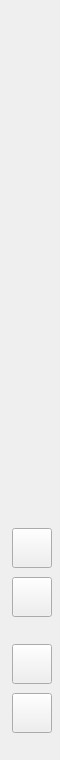
     <widget class="QWidget" name="widget" native="true">
      <property name="enabled">
       <bool>true</bool>
      </property>
      <property name="minimumSize">
       <size>
        <width>60</width>
        <height>0</height>
       </size>
      </property>
      <property name="maximumSize">
       <size>
        <width>60</width>
        <height>16777215</height>
       </size>
      </property>
      <property name="styleSheet">
       <string notr="true">background-image: url(:/symbols/symbols/Large_Flagstone_B_05.jpg);</string>
      </property>
      <layout class="QHBoxLayout" name="horizontalLayout_2">
       <property name="spacing">
        <number>0</number>
       </property>
       <property name="leftMargin">
        <number>0</number>
       </property>
       <property name="topMargin">
        <number>0</number>
       </property>
       <property name="rightMargin">
        <number>0</number>
       </property>
       <property name="bottomMargin">
        <number>0</number>
       </property>
       <item>
        <layout class="QVBoxLayout" name="verticalLayout_4">
         <property name="spacing">
          <number>9</number>
         </property>
         <property name="leftMargin">
          <number>10</number>
         </property>
         <property name="bottomMargin">
          <number>9</number>
         </property>
         <item>
          <spacer name="verticalSpacer">
           <property name="orientation">
            <enum>Qt::Vertical</enum>
           </property>
           <property name="sizeHint" stdset="0">
            <size>
             <width>46</width>
             <height>528</height>
            </size>
           </property>
          </spacer>
         </item>
         <item>
          <widget class="QPushButton" name="Btn_Music_play_clothed">
           <property name="minimumSize">
            <size>
             <width>40</width>
             <height>40</height>
            </size>
           </property>
           <property name="maximumSize">
            <size>
             <width>40</width>
             <height>40</height>
            </size>
           </property>
           <property name="cursor">
            <cursorShape>PointingHandCursor</cursorShape>
           </property>
           <property name="styleSheet">
            <string notr="true">border-image: url(:/symbols/symbols/buttons_normal_3.png);
</string>
           </property>
           <property name="icon">
            <iconset resource="full_project/qrc_files/resources.qrc">
             <normaloff>:/symbols/symbols/icons8-воспроизведение-100.png</normaloff>:/symbols/symbols/icons8-воспроизведение-100.png</iconset>
           </property>
           <property name="iconSize">
            <size>
             <width>30</width>
             <height>30</height>
            </size>
           </property>
           <property name="checkable">
            <bool>false</bool>
           </property>
          </widget>
         </item>
         <item>
          <widget class="QPushButton" name="btn_Music_Pause_clothed">
           <property name="minimumSize">
            <size>
             <width>40</width>
             <height>40</height>
            </size>
           </property>
           <property name="maximumSize">
            <size>
             <width>40</width>
             <height>40</height>
            </size>
           </property>
           <property name="cursor">
            <cursorShape>PointingHandCursor</cursorShape>
           </property>
           <property name="styleSheet">
            <string notr="true">border-image: url(:/symbols/symbols/buttons_normal_3.png);</string>
           </property>
           <property name="text">
            <string/>
           </property>
           <property name="icon">
            <iconset resource="full_project/qrc_files/resources.qrc">
             <normaloff>:/symbols/symbols/icons8-пауза-100.png</normaloff>:/symbols/symbols/icons8-пауза-100.png</iconset>
           </property>
           <property name="iconSize">
            <size>
             <width>30</width>
             <height>30</height>
            </size>
           </property>
           <property name="checkable">
            <bool>false</bool>
           </property>
          </widget>
         </item>
         <item>
          <spacer name="verticalSpacer_2">
           <property name="orientation">
            <enum>Qt::Vertical</enum>
           </property>
           <property name="sizeType">
            <enum>QSizePolicy::Fixed</enum>
           </property>
           <property name="sizeHint" stdset="0">
            <size>
             <width>46</width>
             <height>18</height>
            </size>
           </property>
          </spacer>
         </item>
         <item>
          <widget class="QPushButton" name="btn_Sound_play_clothed">
           <property name="minimumSize">
            <size>
             <width>40</width>
             <height>40</height>
            </size>
           </property>
           <property name="maximumSize">
            <size>
             <width>40</width>
             <height>40</height>
            </size>
           </property>
           <property name="cursor">
            <cursorShape>PointingHandCursor</cursorShape>
           </property>
           <property name="styleSheet">
            <string notr="true">border-image: url(:/symbols/symbols/buttons_normal_3.png);</string>
           </property>
           <property name="text">
            <string/>
           </property>
           <property name="icon">
            <iconset resource="full_project/qrc_files/resources.qrc">
             <normaloff>:/symbols/symbols/icons8-воспроизведение-100.png</normaloff>:/symbols/symbols/icons8-воспроизведение-100.png</iconset>
           </property>
           <property name="iconSize">
            <size>
             <width>30</width>
             <height>30</height>
            </size>
           </property>
           <property name="checkable">
            <bool>false</bool>
           </property>
          </widget>
         </item>
         <item>
          <widget class="QPushButton" name="btn_Sound_Pause_clothed">
           <property name="minimumSize">
            <size>
             <width>40</width>
             <height>40</height>
            </size>
           </property>
           <property name="maximumSize">
            <size>
             <width>40</width>
             <height>40</height>
            </size>
           </property>
           <property name="cursor">
            <cursorShape>PointingHandCursor</cursorShape>
           </property>
           <property name="styleSheet">
            <string notr="true">border-image: url(:/symbols/symbols/buttons_normal_3.png);</string>
           </property>
           <property name="text">
            <string/>
           </property>
           <property name="icon">
            <iconset resource="full_project/qrc_files/resources.qrc">
             <normaloff>:/symbols/symbols/icons8-пауза-100.png</normaloff>:/symbols/symbols/icons8-пауза-100.png</iconset>
           </property>
           <property name="iconSize">
            <size>
             <width>30</width>
             <height>30</height>
            </size>
           </property>
           <property name="checkable">
            <bool>false</bool>
           </property>
          </widget>
         </item>
         <item>
          <spacer name="verticalSpacer_3">
           <property name="orientation">
            <enum>Qt::Vertical</enum>
           </property>
           <property name="sizeType">
            <enum>QSizePolicy::Fixed</enum>
           </property>
           <property name="sizeHint" stdset="0">
            <size>
             <width>46</width>
             <height>18</height>
            </size>
           </property>
          </spacer>
         </item>
        </layout>
       </item>
      </layout>
     </widget>
